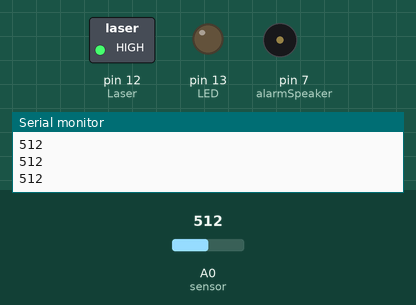
Recording of a sketch running on a simulated Arduino Uno, built with avr-gcc and run on an emulated ATmega328P. On the bench: switched loads named in the sketch (green lamp = pin HIGH), output pins drawn as LEDs (lit = HIGH), buzzer (waves = sounding), the last lines printed to the serial monitor. The inputs (shaded band) are chosen by the test bench; at power-on: A0 (sensor) = 512.

Above: at 1.2 s.
1.3 s: A0 (sensor) set to 417
2.8 s: A0 (sensor) set to 386
At 4.0 s:
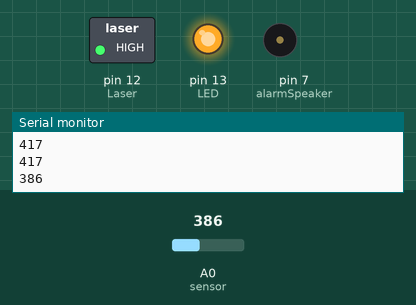
4.3 s: A0 (sensor) set to 410
At 6.4 s:
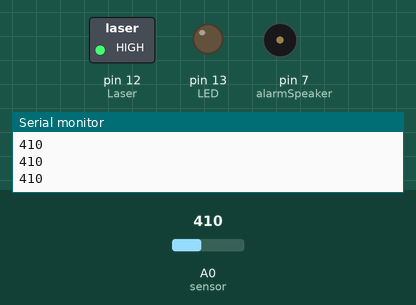
7.3 s: A0 (sensor) set to 390
At 11.3 s:
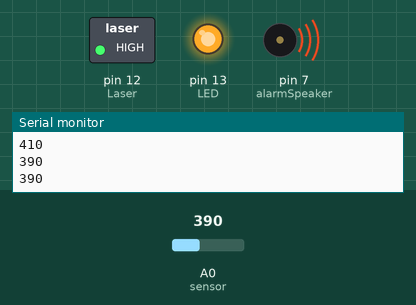
Timing chart, 0 to 12.8 s (numbered marks = the images above; inputs shaded):
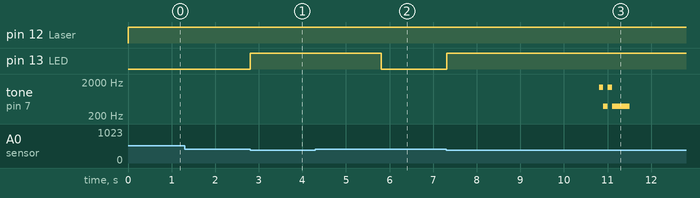

The sketch:

alarm_project_working1.ino
```cpp
#define NOTE_F6  1397 // This is the note of the first half of the alarm
#define NOTE_G4  392 // This is the note of the second half of the alarm

//define the various items used
int Laser = 12; //Laser's positive is plugged into Pin 12
int alarmSpeaker = 7; // AlarmSpeaker's positive is in pin 7
int LED = 13; // Light or LED is in pin 13 for notifications on status.
int light; // The Light Sensor

void setup() {
  pinMode(Laser, OUTPUT);
  pinMode(alarmSpeaker, OUTPUT);
  pinMode(LED, OUTPUT);
  Serial.begin(9600); // initialize serial communication with the arduino at 9600 bits per second
}
// Code to make noise out of the buzzer
void alarmTone() {
  tone(7,  NOTE_F6, 400); //First note of AlarmTone
  delay(100);
  tone(7,  NOTE_G4, 400); //Second note of Alarmtone
  delay(100);
}
// The code to play the alarm and how often
void alarm() {
  delay(500); //Time before  alarm starts
  alarmTone();
  alarmTone();
  delay(1000); //Time waiting after alarm starts
}

void loop() {
  light = analogRead(A0); // Label the port A0 as sensor
  Serial.println(light); // Print sensor's (A0) through serial port to control panel
  digitalWrite(Laser, HIGH); // Initialize the Laser's Power
  if (light < 400) // Wait for the console to read below 400
  {
    digitalWrite(LED, HIGH); // if the console reads below 400 turn the LED on
    delay(3000); // wait 3 seconds to wait for beam to establish
    light = analogRead(A0); // Label the port A0 as sensor
    Serial.println(light); // Print sensor's (A0) through serial port to control panel
    if (light < 400) // if the console STILL does not say above 400 turn on the alarm.
    {
      alarm(); // sound the alarm
    }
    digitalWrite(LED, LOW); // turn the LED off
    return;
  }
  else
    digitalWrite(LED, LOW);
}
```

Measured:
- the behaviour switches between 400 and 399 on A0 (sensor) (found by bisection; images 0 and 1)
- after the input at 2.8 s, pin 13 (LED): LOW → HIGH at once
- after the input at 4.3 s, pin 13 (LED): HIGH → LOW after 1.5 s; tone on pin 7 (alarmSpeaker): stops changing and stays silent
- after the input at 7.3 s, pin 13 (LED): LOW → HIGH at once; tone on pin 7 (alarmSpeaker): plays 1397 Hz for 0.10 s, 392 Hz for 0.10 s, 1397 Hz for 0.10 s, 392 Hz for 0.40 s, starting after 3.5 s
